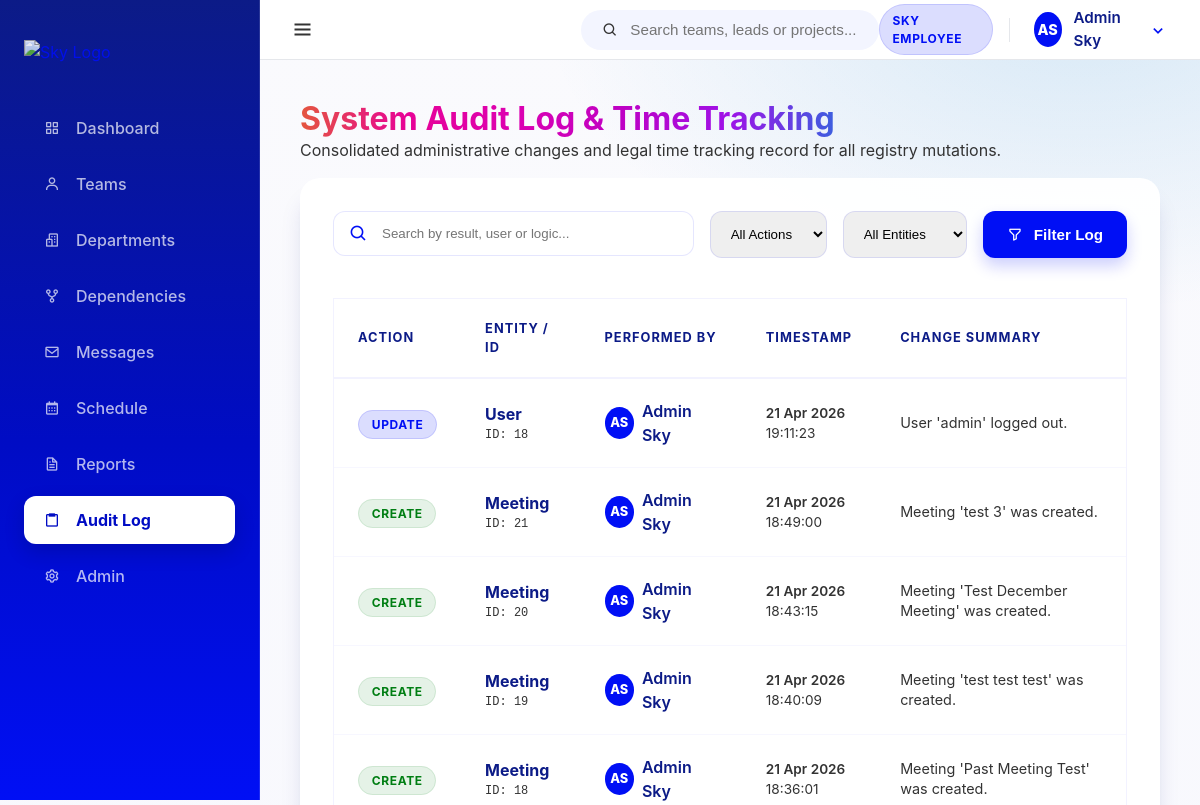
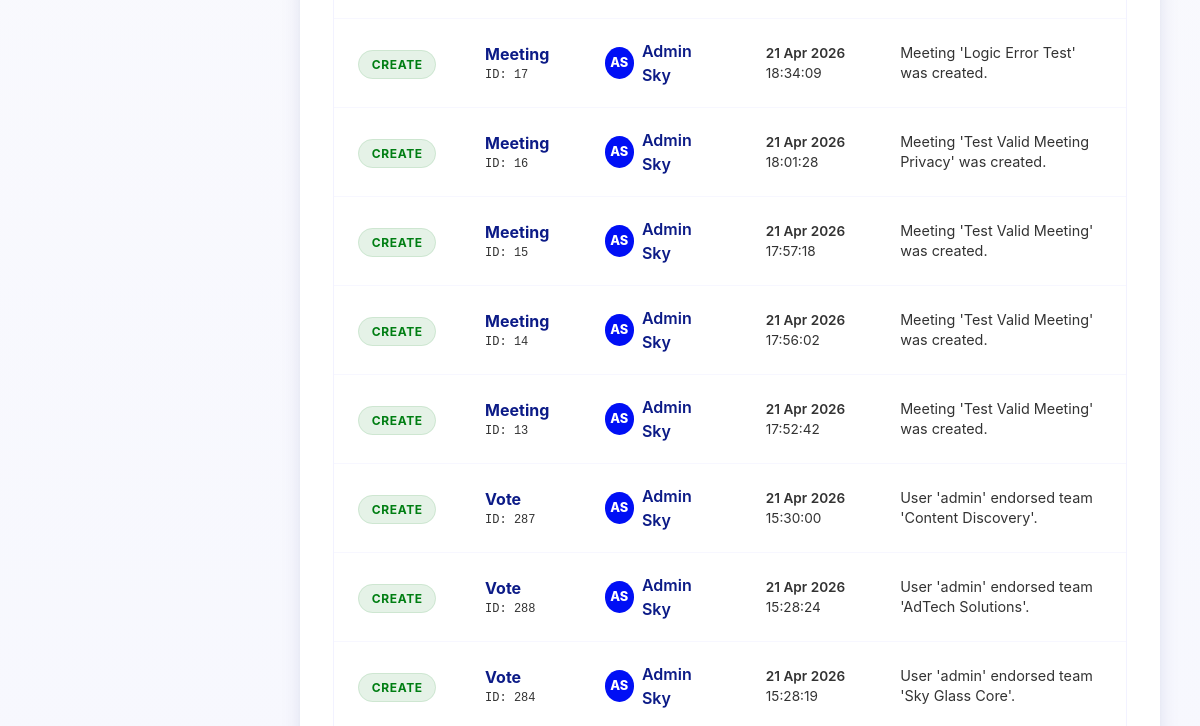
The page /dashboard/audit/ (signed in, upper part) on the database as committed earlier (2 pictures, top to bottom).
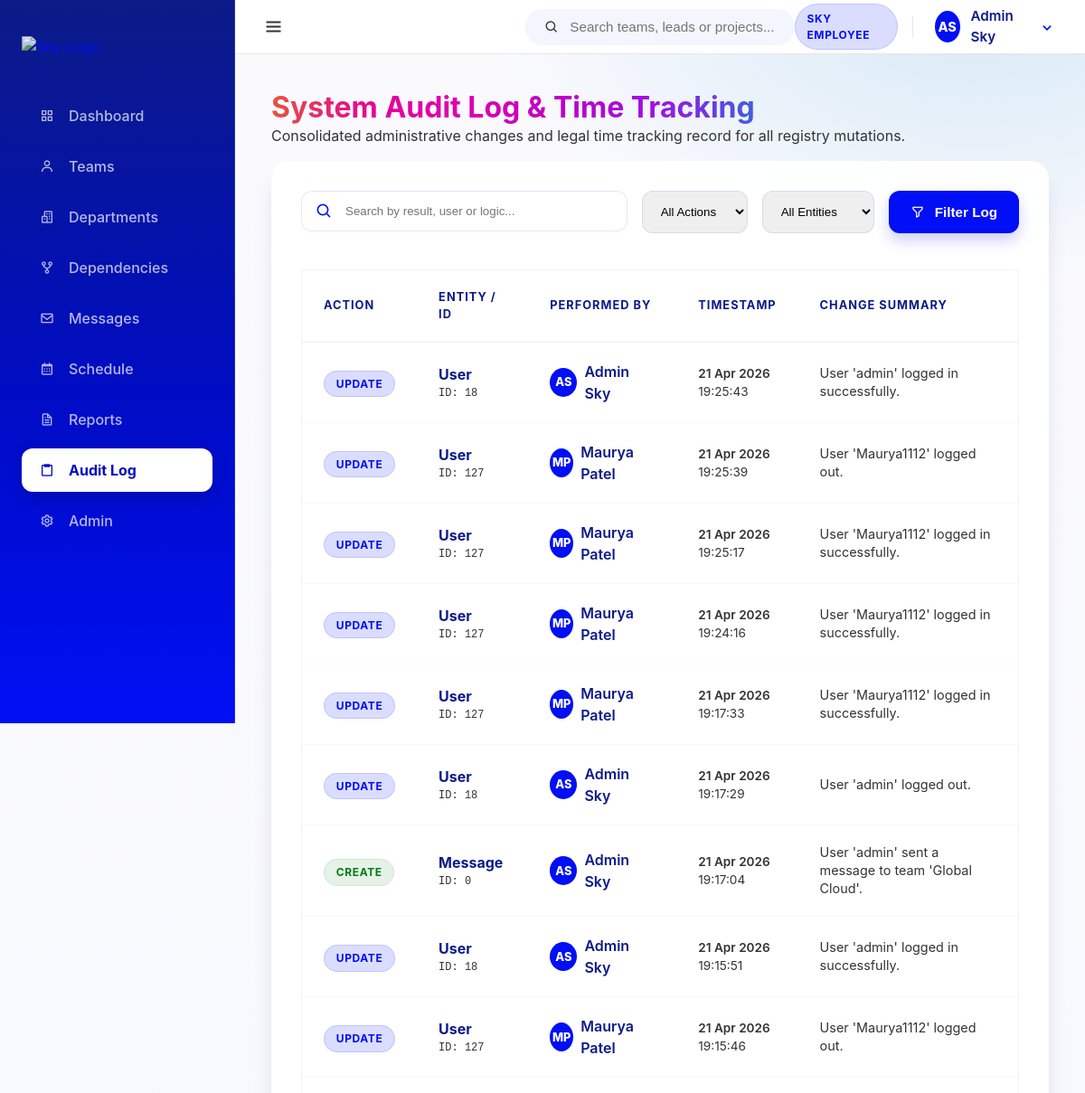
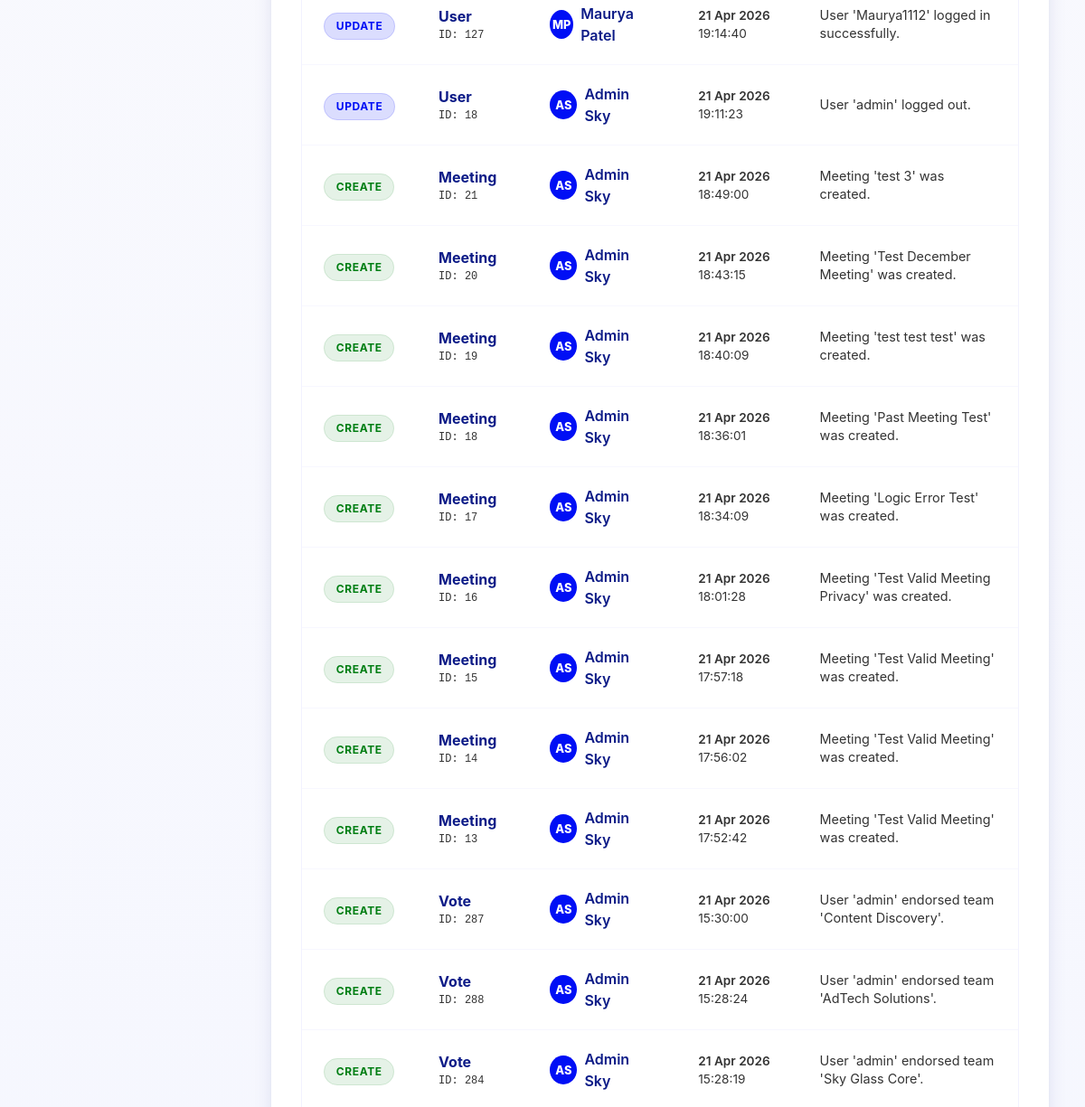
The same page on the database as committed later (2 pictures, top to bottom).
### core/models.py (models this page shows, shortened)
class User(AbstractUser):
    class Meta:
        verbose_name = 'User'
        verbose_name_plural = 'Users'

class AuditLog(models.Model):
    audit_id = models.AutoField(primary_key=True)
    actor_user = models.ForeignKey(User, on_delete=models.SET_NULL, null=True, blank=True, related_name='audit_actions')
    ACTION_CHOICES = [
        ('CREATE', 'Create'),
        ('UPDATE', 'Update'),
        ('DELETE', 'Delete'),
    ]
    action_type = models.CharField(max_length=10, choices=ACTION_CHOICES)
    entity_type = models.CharField(max_length=50) # Team/Department/User etc.
    entity_id = models.IntegerField()
    action_changed_at = models.DateTimeField(auto_now_add=True)
    change_summary = models.TextField()

### core/views.py (the view)
# urls.py: path('audit/', views.audit_log, name='audit_log'),
@login_required
@user_passes_test(lambda u: u.is_superuser)
def audit_log(request):
    query = request.GET.get('q')
    action_type = request.GET.get('action')
    entity_type = request.GET.get('entity')
    logs = AuditLog.objects.all()
    if query:
        logs = logs.filter(
            Q(change_summary__icontains=query) |
            Q(actor_user__username__icontains=query) |
            Q(entity_type__icontains=query)
        )
    if action_type:
        logs = logs.filter(action_type=action_type)
    if entity_type:
        logs = logs.filter(entity_type=entity_type)
    logs = logs.order_by('-action_changed_at')
    return render(request, 'audit_log.html', {
        'logs': logs,
        'query': query,
        'action_type': action_type,
        'entity_type': entity_type
    })

### templates/audit_log.html (shortened to what this page needs)
{% extends 'base.html' %}
{% block content %}
<div class="header mb-2" style="display: flex; justify-content: space-between; align-items: flex-end;">
    <div>
        <h1 class="spectrum-text">System Audit Log & Time Tracking</h1>
        <p class="text-muted">Consolidated administrative changes and legal time tracking record for all registry mutations.</p>
    </div>
</div>
<div class="card glass-card" style="padding: 2rem;">
    <form method="GET" action="{% url 'core:audit_log' %}" style="margin-bottom: 2.5rem; display: flex; gap: 1rem; flex-wrap: wrap;">
        <div style="flex: 2; min-width: 300px; position: relative;">
            <i class='bx bx-search' style="position: absolute; left: 1rem; top: 50%; transform: translateY(-50%); color: var(--sky-primary); font-size: 1.2rem;"></i>
            <input type="text" name="q" value="{{ query|default:'' }}" placeholder="Search by result, user or logic..."
                   style="padding: 0.85rem 1rem 0.85rem 3rem; border-radius: 12px; border: 1px solid rgba(0,15,245,0.1); width: 100%; outline: none; transition: all 0.2s;"
                   onfocus="this.style.borderColor='var(--sky-primary)'; this.style.boxShadow='0 0 0 4px rgba(0,15,245,0.05)';"
                   onblur="this.style.borderColor='rgba(0,15,245,0.1)'; this.style.boxShadow='none';">
        </div>
        <select name="action" style="padding: 0.85rem 1rem; border-radius: 12px; border: 1px solid rgba(0,15,245,0.1); outline: none;">
            <option value="">All Actions</option>
        </select>
        <select name="entity" style="padding: 0.85rem 1rem; border-radius: 12px; border: 1px solid rgba(0,15,245,0.1); outline: none;">
            <option value="">All Entities</option>
        </select>
        <button type="submit" class="btn btn-primary">
            <i class='bx bx-filter-alt'></i> Filter Log
        </button>
    </form>
    <div class="table-glass" style="border: 1px solid rgba(0,15,245,0.05);">
        <table style="width: 100%; border-collapse: collapse;">
            <thead>
                <tr style="text-align: left; border-bottom: 2px solid rgba(0,15,245,0.05); color: var(--sky-header-blue); font-size: 0.8rem; text-transform: uppercase; letter-spacing: 1px;">
                    <th style="padding: 1.25rem 1.5rem;">Action</th>
                    <th style="padding: 1.25rem 1.5rem;">Entity / ID</th>
                    <th style="padding: 1.25rem 1.5rem;">Performed By</th>
                    <th style="padding: 1.25rem 1.5rem;">Timestamp</th>
                    <th style="padding: 1.25rem 1.5rem;">Change Summary</th>
                </tr>
            </thead>
            <tbody>
                {% for log in logs %}
                <tr style="border-bottom: 1px solid rgba(0,15,245,0.03); transition: background 0.2s;" onmouseover="this.style.background='rgba(0,15,245,0.02)'" onmouseout="this.style.background='transparent'">
                    <td style="padding: 1.25rem 1.5rem;">
                        <span class="badge {% if log.action_type == 'CREATE' %}badge-green{% elif log.action_type == 'DELETE' %}badge-red{% else %}badge-blue{% endif %}" style="font-weight: 700;">
                            {{ log.action_type }}
                        </span>
                    </td>
                    <td style="padding: 1.25rem 1.5rem;">
                        <div style="font-weight: 700; color: var(--sky-header-blue);">{{ log.entity_type }}</div>
                        <div style="font-size: 0.75rem; color: var(--text-muted); font-family: monospace;">ID: {{ log.entity_id }}</div>
                    </td>
                    <td style="padding: 1.25rem 1.5rem;">
                        {% if log.actor_user %}
                        <div style="display: flex; align-items: center; gap: 8px;">
                            <div class="avatar-circle" style="width: 32px; height: 32px; font-size: 0.8rem;">
                                {% if log.actor_user.first_name %}{{ log.actor_user.first_name|first|upper }}{% else %}{{ log.actor_user.username|first|upper }}{% endif %}{% if log.actor_user.last_name %}{{ log.actor_user.last_name|first|upper }}{% endif %}
                            </div>
                            <span style="font-weight: 600; color: var(--sky-header-blue);">{{ log.actor_user.get_full_name|default:log.actor_user.username }}</span>
                        </div>
                        {% else %}
                        <span style="font-style: italic; color: var(--text-muted); opacity: 0.6;">System (Automatic)</span>
                        {% endif %}
                    </td>
                    <td style="padding: 1.25rem 1.5rem; font-size: 0.85rem; color: var(--text-muted);">
                        <div style="font-weight: 600;">{{ log.action_changed_at|date:"d M Y" }}</div>
                        <div>{{ log.action_changed_at|date:"H:i:s" }}</div>
                    </td>
                    <td style="padding: 1.25rem 1.5rem;">
                        <div style="font-size: 0.9rem; max-width: 500px; line-height: 1.4;" title="{{ log.change_summary }}">
                            {{ log.change_summary }}
                        </div>
                    </td>
                </tr>
                {% endfor %}
            </tbody>
        </table>
    </div>
</div>
{% endblock %}

### templates/base.html (shortened to what this page needs)
{% load static %}
<!DOCTYPE html>
<html lang="en">
<head>
    <link rel="stylesheet" href="{% static 'css/sky-layout.css' %}">
    <link rel="stylesheet" href="{% static 'css/style.css' %}">
    <link href='https://unpkg.com/boxicons@2.1.4/css/boxicons.min.css' rel='stylesheet'>
</head>
<body>
    <div class="app-container">
        {% include "partials/_sidebar.html" %}
        <div class="main-wrapper">
            {% include "partials/_top_navbar.html" %}
            <main class="content-area animate-slide-up">
                {% block content %}{% endblock %}
            </main>
        </div>
    </div>
</body>
</html>

### templates/partials/_sidebar.html (shortened to what this page needs)
{% load static %}
<nav class="sidebar">
    <div class="sidebar-header">
        <a href="{% url 'core:dashboard' %}" class="logo-link">
            <img src="{% static 'images/Sky-spectrum-rgb.png' %}" alt="Sky Logo" class="sky-logo-img sidebar-logo">
        </a>
    </div>
    <ul class="nav-links">
        <li class="nav-item">
            <a href="{% url 'core:dashboard' %}" class="nav-link {% if request.resolver_match.url_name == 'dashboard' or request.path == '/dashboard/' %}active{% endif %}">
                <i class='bx bx-grid-alt'></i> <span class="nav-label">Dashboard</span>
            </a>
        </li>
        <li class="nav-item">
            <a href="{% url 'teams:team_list' %}" class="nav-link {% if 'teams' in request.path %}active{% endif %}">
                <i class='bx bx-user'></i> <span class="nav-label">Teams</span>
            </a>
        </li>
        <li class="nav-item">
            <a href="{% url 'organisation:org_chart' %}" class="nav-link {% if 'organisation' in request.path and 'dependencies' not in request.path %}active{% endif %}">
                <i class='bx bx-buildings' ></i> <span class="nav-label">Departments</span>
            </a>
        </li>
        <li class="nav-item">
            <a href="{% url 'organisation:dependencies' %}" class="nav-link {% if 'dependencies' in request.path %}active{% endif %}">
                <i class='bx bx-git-repo-forked' ></i> <span class="nav-label">Dependencies</span>
            </a>
        </li>
        <li class="nav-item">
            <a href="{% url 'messages_app:inbox' %}" class="nav-link {% if 'messages' in request.path %}active{% endif %}">
                <i class='bx bx-envelope' ></i> <span class="nav-label">Messages</span>
            </a>
        </li>
        <li class="nav-item">
            <a href="{% url 'schedule:calendar' %}" class="nav-link {% if 'schedule' in request.path %}active{% endif %}">
                <i class='bx bx-calendar' ></i> <span class="nav-label">Schedule</span>
            </a>
        </li>
        <li class="nav-item">
            <a href="{% url 'reports:reports_home' %}" class="nav-link {% if 'reports' in request.path %}active{% endif %}">
                <i class='bx bx-file' ></i> <span class="nav-label">Reports</span>
            </a>
        </li>
        {% if user.is_superuser %}
        <li class="nav-item">
            <a href="{% url 'core:audit_log' %}" class="nav-link {% if 'audit' in request.path %}active{% endif %}">
                <i class='bx bx-clipboard' ></i> <span class="nav-label">Audit Log</span>
            </a>
        </li>
        {% endif %}
        {% if user.is_superuser %}
        <li class="nav-item">
            <a href="/admin/" class="nav-link {% if '/admin/' in request.path %}active{% endif %}">
                <i class='bx bx-cog' ></i> <span class="nav-label">Admin</span>
            </a>
        </li>
        {% endif %}
    </ul>
</nav>

### templates/partials/_top_navbar.html (shortened to what this page needs)
<header class="top-navbar" style="display: flex; align-items: center; justify-content: space-between; height: 60px;">
    <div class="navbar-left">
        <button id="sidebar-toggle" class="sidebar-toggle-btn" aria-label="Toggle Sidebar">
            <i class='bx bx-menu'></i>
        </button>
    </div>
    <div class="navbar-middle">
        <div class="search-bar-container" id="global-search">
            <div class="search-bar">
                <i class='bx bx-search'></i>
                <input type="text" placeholder="Search teams, leads or projects..." id="search-input">
            </div>
        </div>
    </div>
    <div class="navbar-right" style="display: flex; align-items: center; gap: 12px;">
        <span class="badge badge-blue" style="vertical-align: middle; display: inline-flex; align-items: center;">SKY EMPLOYEE</span>
        <div class="nav-user-dropdown" id="user-dropdown-container" style="display: flex; align-items: center;">
            <div class="nav-avatar-trigger" id="user-dropdown-btn" style="display: flex; align-items: center;">
                <div class="avatar-circle small">
                    {% if user.first_name %}{{ user.first_name|first|upper }}{% else %}{{ user.username|first|upper }}{% endif %}{% if user.last_name %}{{ user.last_name|first|upper }}{% endif %}
                </div>
                <span class="user-fullname">{{ user.get_full_name|default:user.username }}</span>
                <i class='bx bx-chevron-down'></i>
            </div>
        </div>
    </div>
</header>

### assets/css/style.css (style rules this page uses)
.card { background: var(--card); border: 1px solid var(--border); box-shadow: var(--shadow-md); border-radius: var(--radius); padding: 1.5rem; transition: transform 0.3s ease, box-shadow 0.3s ease; position: relative; overflow: hidden; }
.btn { padding: 0.75rem 1.5rem; border-radius: 12px; font-weight: 700; font-size: 0.95rem; cursor: pointer; transition: all 0.2s cubic-bezier(0.4, 0, 0.2, 1); display: inline-flex; align-items: center; justify-content: center; gap: 0.75rem; }
.btn-primary { background: var(--sky-primary); color: #fff; border: none; box-shadow: 0 8px 16px rgba(0, 15, 245, 0.2); }
.spectrum-text { background: var(--sky-spectrum); -webkit-background-clip: text; background-clip: text; color: transparent; display: inline-block; }
.badge { padding: 0.4rem 0.8rem; border-radius: 99px; font-size: 0.75rem; font-weight: 700; letter-spacing: 0.05em; }
.badge-blue { background: var(--sky-tint-14); color: var(--sky-primary); border: 1px solid var(--border); }
.badge-green { background: rgba(0, 126, 19, 0.1); color: var(--sky-positive); border: 1px solid rgba(0, 126, 19, 0.1); }
.animate-slide-up { animation: fadeInSlideUp 0.5s cubic-bezier(0.16, 1, 0.3, 1) forwards; }
.avatar-circle { width: 36px; height: 36px; background: var(--sky-primary); color: #fff; border-radius: 50%; display: flex; align-items: center; justify-content: center; font-weight: 800; font-size: 0.85rem; }
.glass-card { background: var(--card); backdrop-filter: blur(16px); -webkit-backdrop-filter: blur(16px); border: 1px solid rgba(255, 255, 255, 0.4); box-shadow: var(--shadow-lg); border-radius: 20px; padding: 2.5rem; }
.animate-slide-up { opacity: 0; transform: translateY(20px); animation: fadeInSlideUp 0.6s cubic-bezier(0.16, 1, 0.3, 1) forwards; }
.mb-2 { margin-bottom: 1rem; }
.sidebar-toggle-btn { background: transparent; border: none; font-size: 1.5rem; color: var(--sky-text); cursor: pointer; display: flex; align-items: center; justify-content: center; border-radius: 8px; padding: 0.4rem; transition: all 0.2s ease; }
.sidebar { transition: width 0.3s ease; overflow-x: hidden; }
.main-wrapper { margin-left: 260px; transition: margin-left 0.3s ease; }
.nav-link { white-space: nowrap; overflow: hidden; align-items: center; }
.nav-label { transition: opacity 0.2s ease; opacity: 1; }
.sky-logo-img.sidebar-logo { transition: opacity 0.2s ease; width: 100%; }
.nav-user-dropdown { position: relative; }
.nav-avatar-trigger { display: flex; align-items: center; gap: 0.75rem; cursor: pointer; padding: 0.25rem 0.5rem; border-radius: 8px; transition: background 0.2s ease; }
.avatar-circle.small { width: 35px; height: 35px; font-size: 0.9rem; }
.user-fullname { font-weight: 600; color: var(--sky-header-blue); font-size: 0.95rem; }
.nav-avatar-trigger i { color: var(--sky-primary); font-size: 1.25rem; transition: transform 0.2s ease; }

Rows that differ between the two databases and show on the page:
added AuditLog: action_type "UPDATE", entity_type "User", entity_id "18", actor_user.first_name|first "A", actor_user.last_name|first "S", actor_user.get_full_name "Admin Sky", action_changed_at "21 Apr 2026", action_changed_at "19:25:43", change_summary "User 'admin' logged in successfully."
added AuditLog: action_type "UPDATE", entity_type "User", entity_id "127", actor_user.first_name|first "M", actor_user.last_name|first "P", actor_user.get_full_name "Maurya Patel", action_changed_at "21 Apr 2026", action_changed_at "19:25:39", change_summary "User 'Maurya1112' logged out."
added AuditLog: action_type "UPDATE", entity_type "User", entity_id "127", actor_user.first_name|first "M", actor_user.last_name|first "P", actor_user.get_full_name "Maurya Patel", action_changed_at "21 Apr 2026", action_changed_at "19:25:17", change_summary "User 'Maurya1112' logged in successfully."
added AuditLog: action_type "UPDATE", entity_type "User", entity_id "127", actor_user.first_name|first "M", actor_user.last_name|first "P", actor_user.get_full_name "Maurya Patel", action_changed_at "21 Apr 2026", action_changed_at "19:24:16", change_summary "User 'Maurya1112' logged in successfully."
added AuditLog: action_type "UPDATE", entity_type "User", entity_id "127", actor_user.first_name|first "M", actor_user.last_name|first "P", actor_user.get_full_name "Maurya Patel", action_changed_at "21 Apr 2026", action_changed_at "19:17:33", change_summary "User 'Maurya1112' logged in successfully."
added AuditLog: action_type "UPDATE", entity_type "User", entity_id "18", actor_user.first_name|first "A", actor_user.last_name|first "S", actor_user.get_full_name "Admin Sky", action_changed_at "21 Apr 2026", action_changed_at "19:17:29", change_summary "User 'admin' logged out."
added AuditLog: action_type "CREATE", entity_type "Message", entity_id "0", actor_user.first_name|first "A", actor_user.last_name|first "S", actor_user.get_full_name "Admin Sky", action_changed_at "21 Apr 2026", action_changed_at "19:17:04", change_summary "User 'admin' sent a message to team 'Global Cloud'."
added AuditLog: action_type "UPDATE", entity_type "User", entity_id "18", actor_user.first_name|first "A", actor_user.last_name|first "S", actor_user.get_full_name "Admin Sky", action_changed_at "21 Apr 2026", action_changed_at "19:15:51", change_summary "User 'admin' logged in successfully."
added AuditLog: action_type "UPDATE", entity_type "User", entity_id "127", actor_user.first_name|first "M", actor_user.last_name|first "P", actor_user.get_full_name "Maurya Patel", action_changed_at "21 Apr 2026", action_changed_at "19:15:46", change_summary "User 'Maurya1112' logged out."
added AuditLog: action_type "UPDATE", entity_type "User", entity_id "127", actor_user.first_name|first "M", actor_user.last_name|first "P", actor_user.get_full_name "Maurya Patel", action_changed_at "21 Apr 2026", action_changed_at "19:14:40", change_summary "User 'Maurya1112' logged in successfully."
